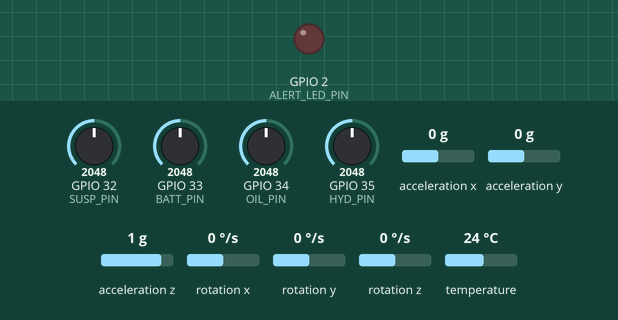
Recording of a sketch running on a simulated ESP32. Shown: output pins drawn as LEDs (lit = HIGH). Inputs (shaded band) come from the test bench; at power-on: GPIO 32 (SUSP_PIN) = 2048, GPIO 33 (BATT_PIN) = 2048, GPIO 34 (OIL_PIN) = 2048, GPIO 35 (HYD_PIN) = 2048, acceleration x 0 g, acceleration y 0 g, acceleration z 1 g, rotation x 0 °/s, rotation y 0 °/s, rotation z 0 °/s, temperature 24 °C. WiFi joins after 1.5 s; servers stay silent unless stated; random numbers use the default seed unless the sketch sets one; no MQTT or app messages arrive unless stated; what the sketch prints to the serial monitor is not drawn.

Above: at 0.1 s.
At 108.2 s:
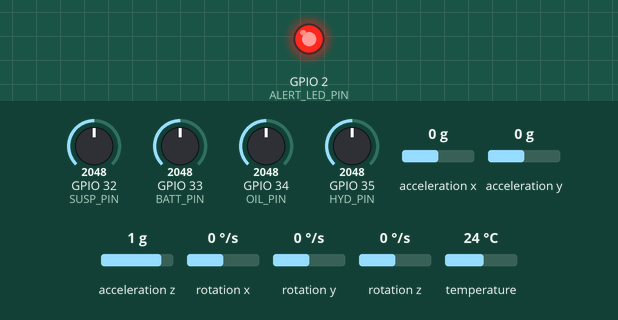
Timing chart, 0 to 109.7 s (numbered marks = the images above):
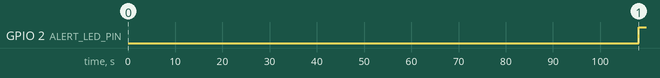

Measured:
- by itself, GPIO 2 (ALERT_LED_PIN): LOW → HIGH at 108 s

The sketch:

sketch.ino
```cpp
/*
  EdgeGuard AI - Phase 1 IoT Simulation
  ESP32 + Wokwi virtual sensors -> MQTT (HiveMQ public broker)

  Sensors simulated:
    - Temperature   (DS18B20)            -> engine block / coolant
    - Vibration     (MPU6050 accel mag)  -> wheel hub / axle bearing
    - Oil Pressure  (potentiometer, 0-10 bar)
    - Hydraulic Pressure (potentiometer, 0-600 bar)
    - Suspension Pressure (potentiometer, 0-16 bar)
    - Battery Voltage (potentiometer, 0-25V)

  Failure scenario: AUTO-RAMP starting at T+60s.
  Simulates the documented degradation cascade:
    Temperature UP -> Vibration UP -> Oil Pressure DOWN -> failure window

  Topic schema (truck_id = "truck1" for hackathon demo):
    edgeguard/truck1/temperature
    edgeguard/truck1/vibration
    edgeguard/truck1/oil_pressure
    edgeguard/truck1/hydraulic_pressure
    edgeguard/truck1/suspension_pressure
    edgeguard/truck1/battery_voltage
    edgeguard/truck1/status        (heartbeat / online flag)

  JSON payload shape (same for every sensor topic):
    {
      "truck_id": "truck1",
      "sensor": "vibration",
      "value": 1.23,
      "unit": "g",
      "ts": 123456   // millis() since boot, swap for real epoch in Phase 2
    }
*/

#include <WiFi.h>
#include <PubSubClient.h>
#include <Wire.h>
#include <Adafruit_MPU6050.h>
#include <Adafruit_Sensor.h>
#include <OneWire.h>
#include <DallasTemperature.h>

// ---------- WiFi (Wokwi simulated network) ----------
const char* WIFI_SSID = "Wokwi-GUEST";
const char* WIFI_PASS = "";

// ---------- MQTT (public HiveMQ broker) ----------
const char* MQTT_BROKER = "broker.hivemq.com";
const int   MQTT_PORT   = 1883;
const char* TRUCK_ID    = "truck1";
// Make this unique-ish so you don't collide with other teams testing on the
// same public broker during the hackathon.
const char* MQTT_CLIENT_ID = "edgeguard-truck1-sim-01";

WiFiClient espClient;
PubSubClient mqtt(espClient);

// ---------- Pins ----------
#define ONE_WIRE_PIN   4
#define OIL_PIN        34
#define HYD_PIN        35
#define SUSP_PIN       32
#define BATT_PIN       33
#define ALERT_LED_PIN  2

OneWire oneWire(ONE_WIRE_PIN);
DallasTemperature tempSensor(&oneWire);
Adafruit_MPU6050 mpu;

// ---------- Timing ----------
unsigned long bootTime = 0;
unsigned long lastPublish = 0;
const unsigned long PUBLISH_INTERVAL_MS = 2000;   // publish every 2s
const unsigned long FAILURE_START_MS    = 60000;  // auto-ramp begins at T+60s
const unsigned long FAILURE_RAMP_MS     = 90000;  // ramps to full severity over 90s

void connectWiFi() {
  Serial.print("Connecting to WiFi");
  WiFi.begin(WIFI_SSID, WIFI_PASS);
  while (WiFi.status() != WL_CONNECTED) {
    delay(300);
    Serial.print(".");
  }
  Serial.println(" connected!");
  Serial.println(WiFi.localIP());
}

void connectMQTT() {
  mqtt.setServer(MQTT_BROKER, MQTT_PORT);
  while (!mqtt.connected()) {
    Serial.print("Connecting to MQTT broker...");
    if (mqtt.connect(MQTT_CLIENT_ID)) {
      Serial.println(" connected!");
      String statusTopic = String("edgeguard/") + TRUCK_ID + "/status";
      mqtt.publish(statusTopic.c_str(), "{\"status\":\"online\"}");
    } else {
      Serial.print(" failed, rc=");
      Serial.print(mqtt.state());
      Serial.println(" retrying in 2s");
      delay(2000);
    }
  }
}

// Publishes one sensor reading as a JSON payload on its own topic.
void publishReading(const char* sensorName, float value, const char* unit) {
  String topic = String("edgeguard/") + TRUCK_ID + "/" + sensorName;

  String payload = "{";
  payload += "\"truck_id\":\"" + String(TRUCK_ID) + "\",";
  payload += "\"sensor\":\"" + String(sensorName) + "\",";
  payload += "\"value\":" + String(value, 2) + ",";
  payload += "\"unit\":\"" + String(unit) + "\",";
  payload += "\"ts\":" + String(millis());
  payload += "}";

  mqtt.publish(topic.c_str(), payload.c_str());
  Serial.print(topic);
  Serial.print(" -> ");
  Serial.println(payload);
}

// Returns 0.0 -> 1.0 representing how far into the failure ramp we are.
// 0 = healthy baseline, 1 = full failure severity reached.
float getFailureSeverity() {
  unsigned long elapsed = millis() - bootTime;
  if (elapsed < FAILURE_START_MS) return 0.0;
  float into = (float)(elapsed - FAILURE_START_MS);
  float severity = into / (float)FAILURE_RAMP_MS;
  if (severity > 1.0) severity = 1.0;
  return severity;
}

void setup() {
  Serial.begin(115200);
  pinMode(ALERT_LED_PIN, OUTPUT);
  digitalWrite(ALERT_LED_PIN, LOW);

  connectWiFi();
  connectMQTT();

  tempSensor.begin();

  if (!mpu.begin()) {
    Serial.println("MPU6050 not found - check wiring (continuing anyway)");
  } else {
    mpu.setAccelerometerRange(MPU6050_RANGE_8_G);
  }

  bootTime = millis();
  Serial.println("EdgeGuard AI simulation started. Auto-ramp failure at T+60s.");
}

void loop() {
  if (!mqtt.connected()) {
    connectMQTT();
  }
  mqtt.loop();

  unsigned long now = millis();
  if (now - lastPublish < PUBLISH_INTERVAL_MS) {
    return;
  }
  lastPublish = now;

  float severity = getFailureSeverity();

  // ---- Temperature: baseline ~65C, ramps up to ~110C under failure ----
  float baseTemp = 65.0;
  float temp = baseTemp + (severity * 45.0) + random(-10, 10) / 10.0;

  // ---- Vibration: read MPU6050 accel magnitude, add ramp + noise ----
  float vibBase = 0.3; // g, healthy baseline jitter
  float vib = vibBase + (severity * 2.2) + random(-5, 5) / 100.0;
  // If MPU is actually present, blend in a touch of real sensor noise
  if (mpu.getMotionInterruptStatus() || true) {
    sensors_event_t a, g, t;
    mpu.getEvent(&a, &g, &t);
    float mag = sqrt(a.acceleration.x * a.acceleration.x +
                      a.acceleration.y * a.acceleration.y +
                      a.acceleration.z * a.acceleration.z) / 9.8;
    vib += (mag - 1.0) * 0.05; // small real-sensor influence, kept subtle
  }

  // ---- Oil pressure: baseline ~70 (of 0-10 bar scale *10), DROPS under failure ----
  int oilRaw = analogRead(OIL_PIN); // 0-4095
  float oilBase = map(oilRaw, 0, 4095, 30, 70) / 10.0; // 3.0 - 7.0 bar baseline
  float oilPressure = oilBase - (severity * 2.5) + random(-3, 3) / 100.0;
  if (oilPressure < 0.5) oilPressure = 0.5;

  // ---- Hydraulic pressure: baseline mid-range, dips/spikes under failure ----
  int hydRaw = analogRead(HYD_PIN);
  float hydBase = map(hydRaw, 0, 4095, 200, 400); // 200-400 bar baseline
  float hydPressure = hydBase - (severity * 90.0) + random(-5, 5);

  // ---- Suspension pressure: baseline steady, DROPS under failure (stress/wear) ----
  int suspRaw = analogRead(SUSP_PIN);
  float suspBase = map(suspRaw, 0, 4095, 60, 100) / 10.0; // 6.0-10.0 bar
  float suspPressure = suspBase - (severity * 3.0) + random(-2, 2) / 100.0;
  if (suspPressure < 1.0) suspPressure = 1.0;

  // ---- Battery voltage: mostly stable, slight dip under stress ----
  int battRaw = analogRead(BATT_PIN);
  float battVoltage = map(battRaw, 0, 4095, 220, 250) / 10.0; // 22.0-25.0V
  battVoltage -= (severity * 1.0);

  // ---- GPS Coordinates (Driving around Coimbatore pits) ----
  float baseLat = 10.935;
  float baseLng = 76.978;
  float angle = (now / 120000.0) * 2.0 * PI; // full circle every 120s
  float latitude = baseLat + 0.005 * sin(angle);
  float longitude = baseLng + 0.005 * cos(angle);

  // ---- Advanced Sensors ----
  float engineRpm = 1200 + (severity * 500) + random(-50, 50);
  float brakeTemp = 60.0 + (severity * 40.0) + random(-5, 5);
  float tirePressure = 110.0 - (severity * 15.0) + random(-2, 2);
  float fuelLevel = 85.0 - (now / 600000.0); // slowly drains over time

  // ---- Publish all readings ----
  publishReading("temperature", temp, "C");
  publishReading("vibration", vib, "g");
  publishReading("oil_pressure", oilPressure, "bar");
  publishReading("hydraulic_pressure", hydPressure, "bar");
  publishReading("suspension_pressure", suspPressure, "bar");
  publishReading("battery_voltage", battVoltage, "V");
  publishReading("latitude", latitude, "deg");
  publishReading("longitude", longitude, "deg");
  publishReading("engine_rpm", engineRpm, "rpm");
  publishReading("brake_temperature", brakeTemp, "C");
  publishReading("tire_pressure", tirePressure, "psi");
  publishReading("fuel_level", fuelLevel, "%");

  // ---- Local alert LED, mirrors what the dashboard should flag ----
  if (severity > 0.5) {
    digitalWrite(ALERT_LED_PIN, HIGH);
  } else {
    digitalWrite(ALERT_LED_PIN, LOW);
  }

  Serial.print("Failure severity: ");
  Serial.println(severity);
  Serial.println("---");
}
```
